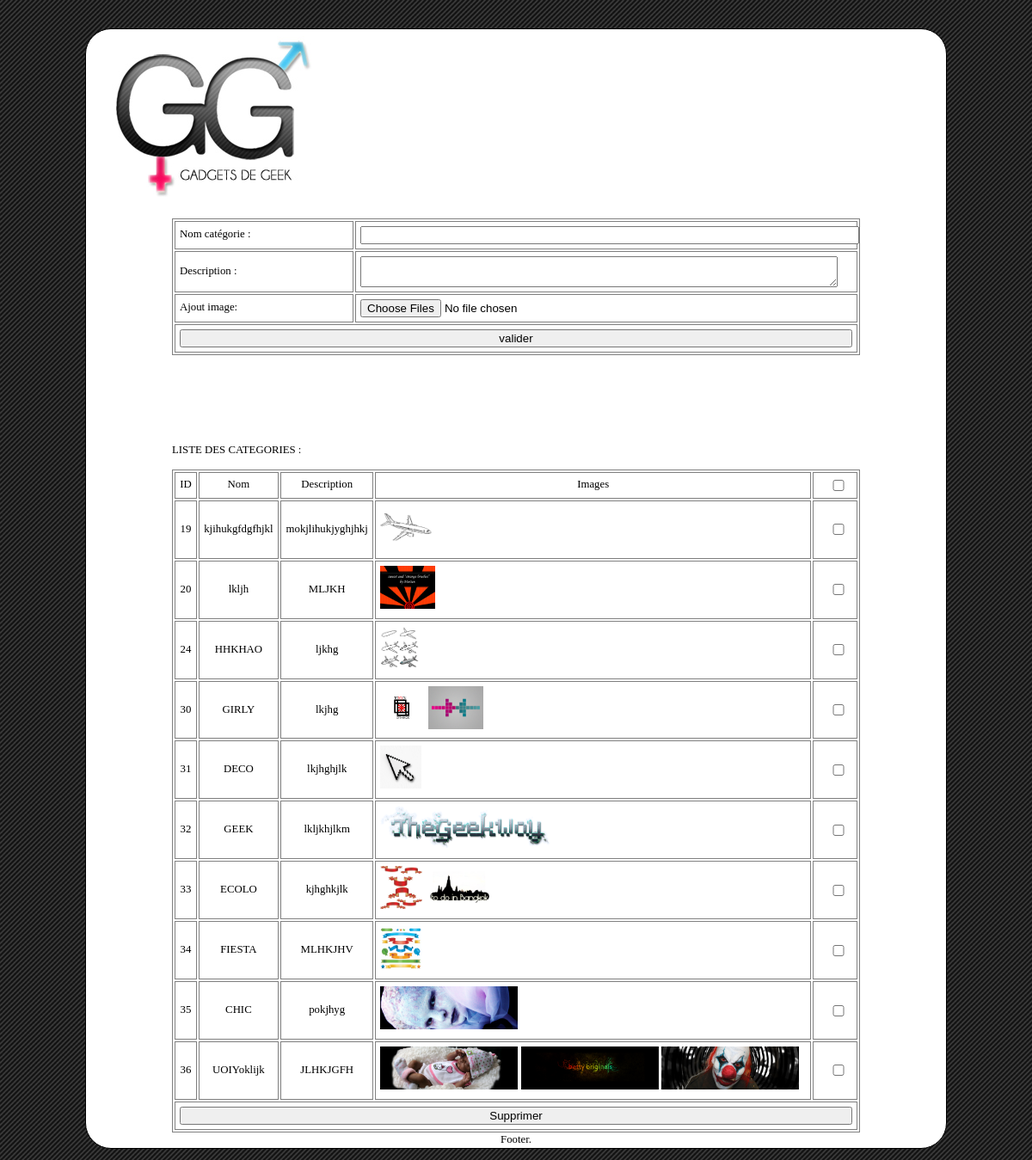
The app's page /backoffice/ajout_categories.php with its own data.
### tables this page shows
CREATE TABLE IF NOT EXISTS `categories` (
  `id` int(11) NOT NULL AUTO_INCREMENT,
  `nomcat` varchar(45) NOT NULL,
  `desccat` varchar(250) NOT NULL,
  `image_cat` varchar(50) DEFAULT NULL,
  PRIMARY KEY (`id`)
);

### backoffice/liste_cat.php (the view, shortened to what this page needs)
<?php
	$base = mysql_connect('localhost', 'root', '');
		$sql = "SELECT * FROM categories ORDER BY id ";
		$requete = mysql_query($sql, $base) or die ( "ERREUR SQL" .mysql_errno()."<br> type erreur:".mysql.error()."<br>\n");
		echo '<form method="POST" >';
		echo( "<table border=\"1\" cellpadding=\"1\" align=\"center\">\n");
		echo( "<tr>
		<td><div align=\"center\">ID</div></td>
		<td><div align=\"center\">Nom</div></td>
		<td><div align=\"center\">Description</div></td>
		<td><div align=\"center\">Images</div></td>
		<td width='40'><div align=\"center\"><input type='checkbox' onclick='cocherTout(this.checked);' /> </div></td>
		</tr>");
		while ($result = mysql_fetch_object($requete) )
		{
		echo ("<tr>\n");
		echo ( "<td><div align=\"center\">".$result->id."</div></td>\n" );
		echo ( "<td><div align=\"center\">".$result->nomcat."</div></td>\n" );
		echo ( "<td><div align=\"center\">".$result->desccat."</div></td>\n" );
		echo ( "<td>");
				$urlphoto = "categories/". $result->nomcat . "/";
				$nomRepertoire = "categories/". $result->nomcat . "/";
				if (is_dir($nomRepertoire))
				   {
				   $dossier = opendir($nomRepertoire);
				   while ($Fichier = readdir($dossier))
					   {
					  if ($Fichier != "." AND $Fichier != ".." AND (stristr($Fichier,'.gif') OR stristr($Fichier,'.jpg') OR stristr($Fichier,'.png') OR stristr($Fichier,'.bmp')))
						{
						$h_vign = "50";
						$taille = getimagesize($nomRepertoire."/".$Fichier);
						$reduc  = floor(($h_vign*100)/($taille[1]));
						$l_vign = floor(($taille[0]*$reduc)/100);
						  echo '<a target="_blank" href="', $urlphoto, '/',$Fichier, '">';
						  echo '<img src="', $urlphoto, '/',$Fichier, '" ';
						  echo "width='$l_vign' height='$h_vign'>";
						  echo "</a>&nbsp;";
						  }
						}
				   }else{
				   echo' Le répertoire spécifié n\'existe pas';
				   }
		echo ( "</td>\n" );
		echo"<td><input type='checkbox' name='supp[]' value='".$result->id."'></td></tr>";
		}
		echo("<tr><td colspan='100%'><input type='submit' value='Supprimer'></td></tr></table>\n");
		echo '</form>';
	?>

### backoffice/style.css (style rules this page uses)
table { border-style: solid; border-width: 1px; margin-left: auto; margin-right: auto; border-color: grey; width: 800px; }
td { border-style: solid; border-width: 1px; border-color: grey; padding: 5px; }
html { font-size: 100%; }
body { margin: 0; padding: 1em; font-size: .8em; line-height: 1.4; color: black; background-color: grey; background-image:url(images/stripes1.jpg); }
a { text-decoration: underline; }
a:link { color: #11C; }
a img { border: none; }
form, fieldset { margin: 0; padding: 0; border: none; }
input, button { vertical-align: middle; width:100%; }

### records on screen
categories: id "19", nomcat "kjihukgfdgfhjkl", desccat "mokjlihukjyghjhkj", nomcat (picture)
categories: id "20", nomcat "lkljh", desccat "MLJKH", nomcat (picture)
categories: id "24", nomcat "HHKHAO", desccat "ljkhg", nomcat (picture)
categories: id "30", nomcat "GIRLY", desccat "lkjhg", nomcat (picture)
categories: id "31", nomcat "DECO", desccat "lkjhghjlk", nomcat (picture)
categories: id "32", nomcat "GEEK", desccat "lkljkhjlkm", nomcat (picture)
categories: id "33", nomcat "ECOLO", desccat "kjhghkjlk", nomcat (picture)
categories: id "34", nomcat "FIESTA", desccat "MLHKJHV", nomcat (picture)
categories: id "35", nomcat "CHIC", desccat "pokjhyg", nomcat (picture)
categories: id "36", nomcat "UOIYoklijk", desccat "JLHKJGFH", nomcat (picture)
